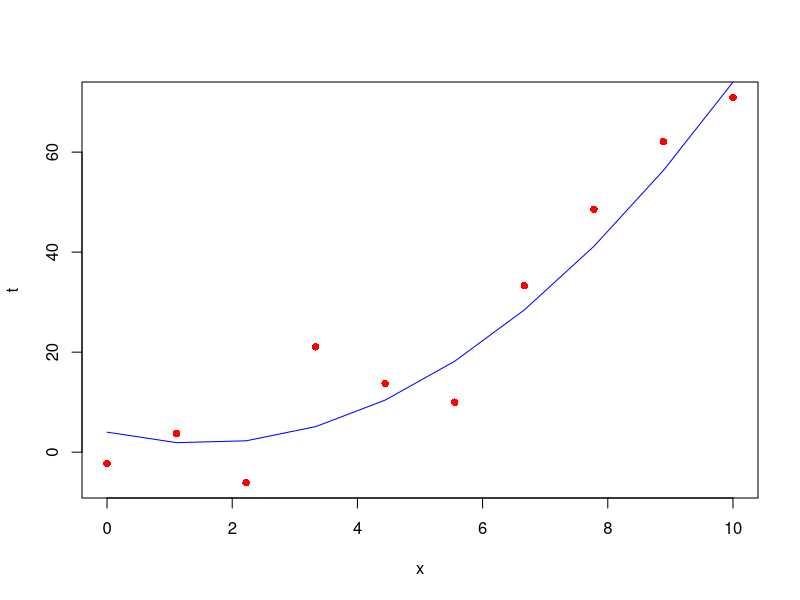
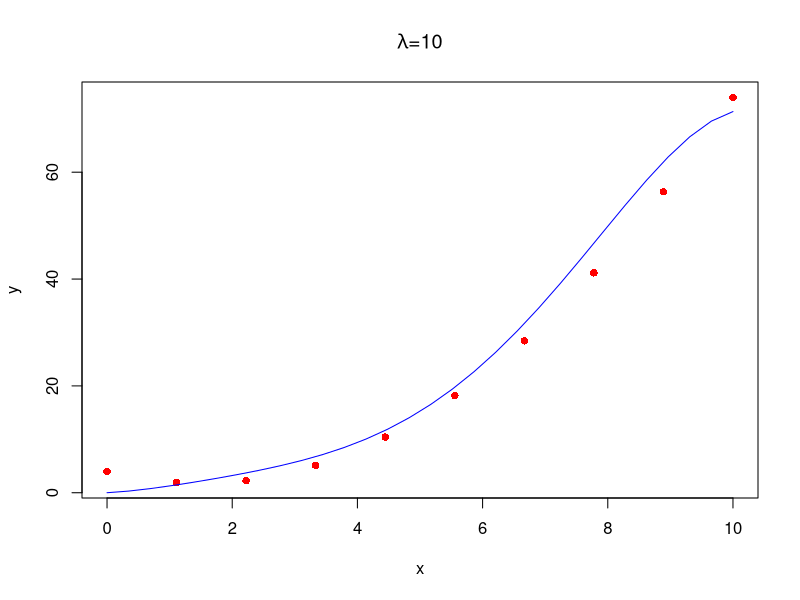
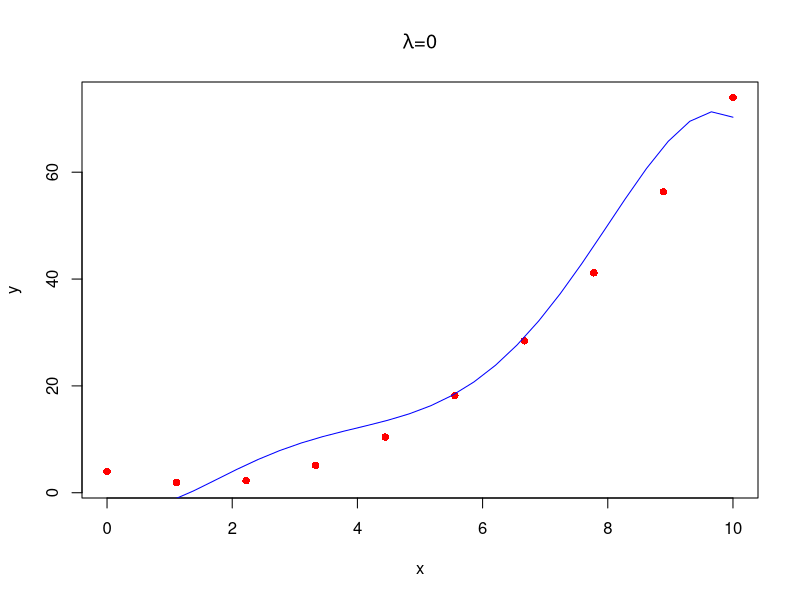
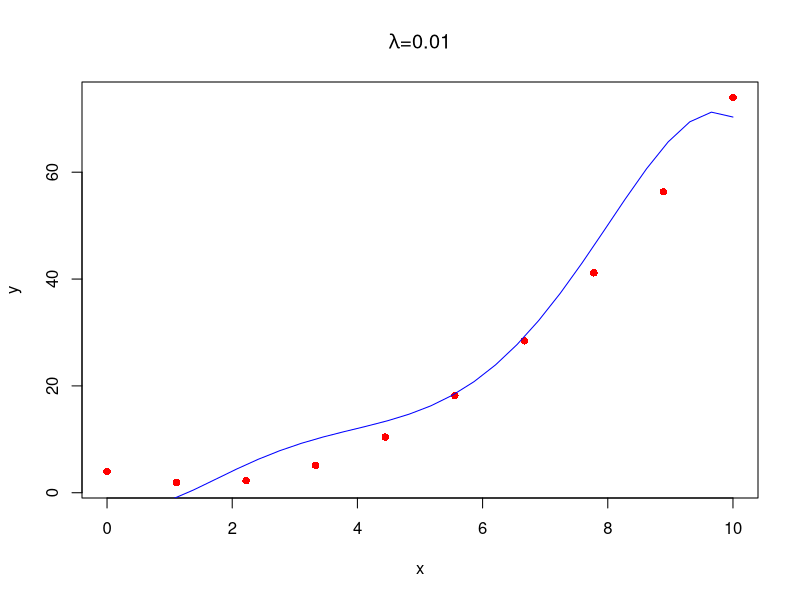
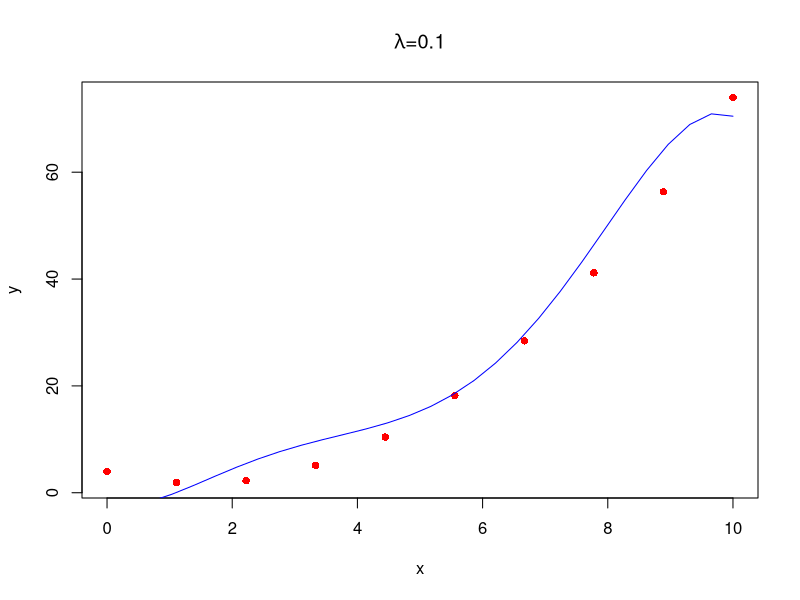
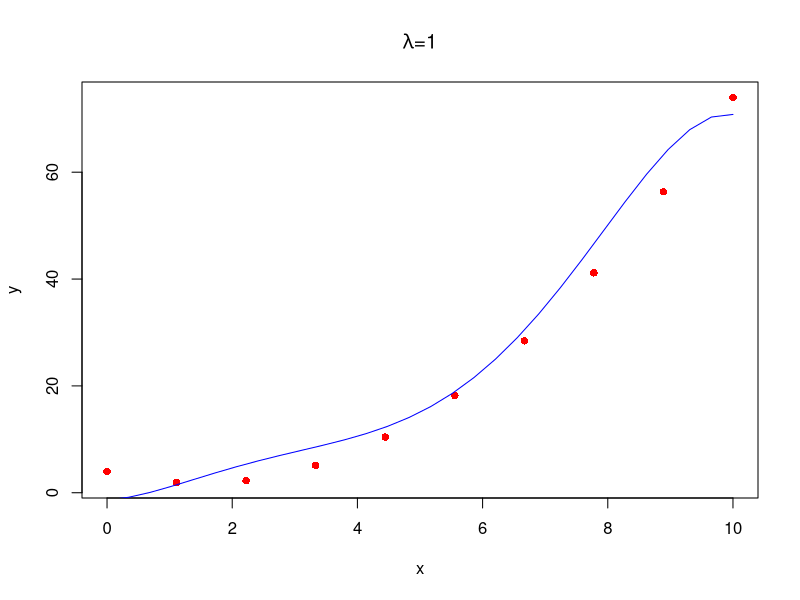
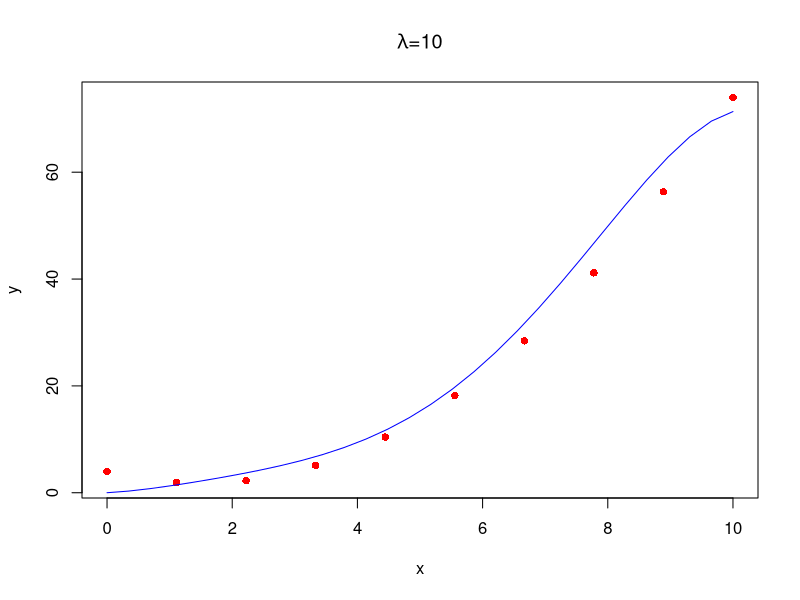

Reproduce these figures in R, in order.
## ---- chunk 1
knitr::opts_chunk$set(cache=TRUE)
## ---- chunk 2
set.seed(1) #Keep regularity in plotting results
x <- seq(0, 10, length=10)
y <- x**2 - 3*x + 4
t <- y + rnorm(length(x), mean=0, sd=10)
plot(x,t, col="red", pch=16)
lines(x, y, col="blue")
## ---- chunk 3
maxorder = 5
x_test = seq(0, 10, length=30)
X = rep(1, length(x))
X_test = rep(1, length(x_test))
for (i in 1:maxorder) {
    X = cbind(X, x**i)
    X_test = cbind(X_test, x_test**i)
}
## ---- chunk 4
for (lamb in c(0,0.01,0.1,1,10))
  w = solve(t(X) %*% X + lamb * diag(maxorder+1), t(X) %*% t)
  f_test = X_test %*% w
  plot(x, y, col="red", pch=16, main=bquote(paste(lambda,"=",.(lamb))))
  lines(x_test, f_test, col="blue")
## ---- chunk 5
#For some reason only the last plot is plotted in a RMarkup chunk
#so until I can find a fix, generate the graphs manually and hide
#the code, generate this closure and call it with all values of lambda
lambPlot <- function (lamb) {
      w = solve(t(X) %*% X + lamb * diag(maxorder+1), t(X) %*% t)
      f_test = X_test %*% w
      plot(x, y, col="red", pch=16, main=bquote(paste(lambda,"=",.(lamb))))
      lines(x_test, f_test, col="blue")
    }
## ---- chunk 6
lambPlot(0)
## ---- chunk 7
lambPlot(0.01)
## ---- chunk 8
lambPlot(0.1)
## ---- chunk 9
lambPlot(1)
## ---- chunk 10
lambPlot(10)
